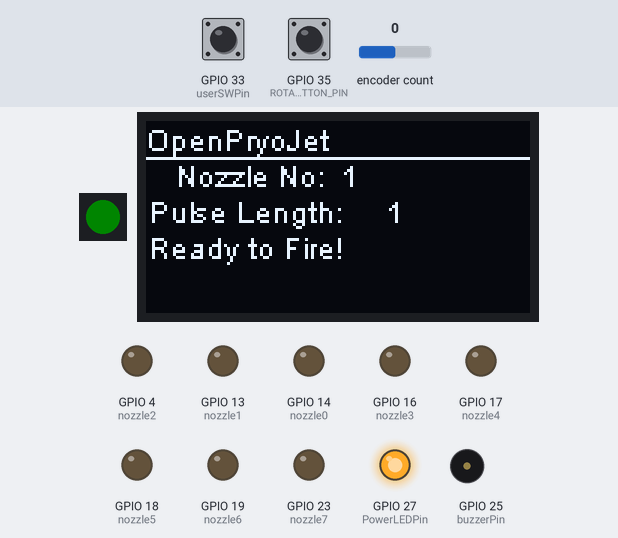
Simulated run of this program. Board: ESP32. Shown: 1 RGB LEDs in strip order, left to right, 128×64 one-colour display, output pins drawn as LEDs (lit = HIGH), buzzer (waves = sounding). Inputs (shaded band) come from the test bench; at power-on: encoder count 0, GPIO 35 (ROTARY_ENCODER_BUTTON_PIN) HIGH, GPIO 33 (userSWPin) LOW. Dim RGB values are drawn brighter than linear; pins used as bus, display or sensor lines are not drawn; what the program prints to the serial monitor is not drawn.

Above: at 2.7 s.
2.8 s: encoder count set to 1
At 4.0 s:
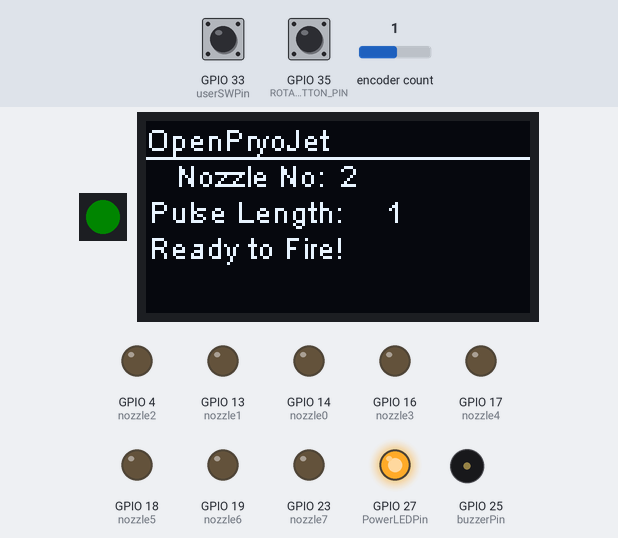
4.6 s: encoder count set to 2
At 4.8 s:
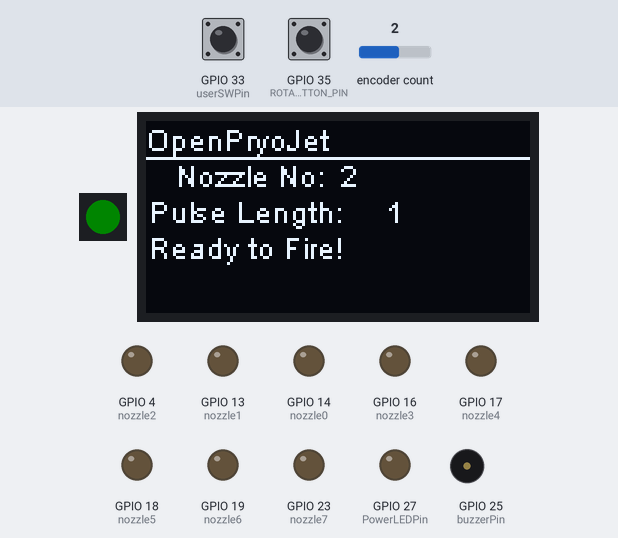
6.4 s: encoder count set to 3
At 7.9 s:
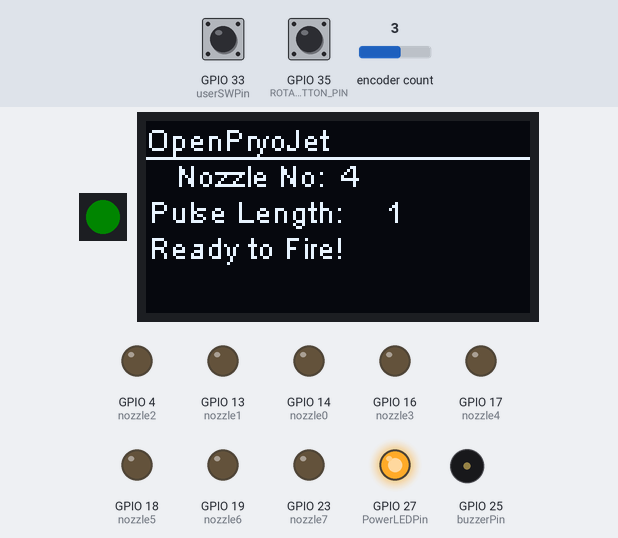
8.2 s: GPIO 35 (ROTARY_ENCODER_BUTTON_PIN) pulsed LOW 5 times (0.12 s each, 0.3 s apart)
At 8.53 s:
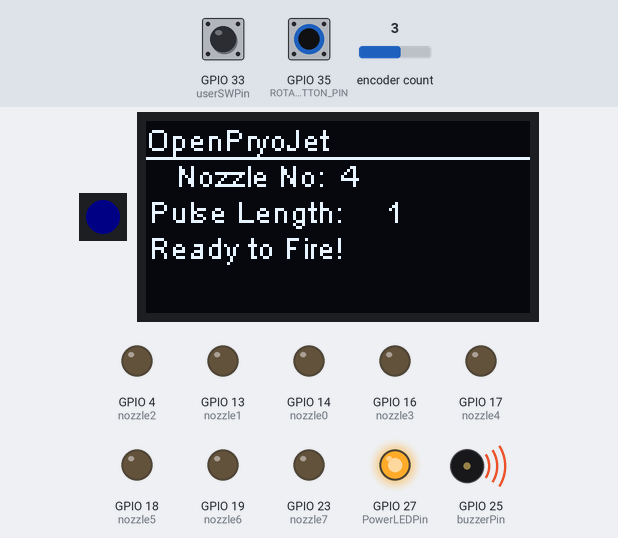
11.2 s: encoder count set to 4
At 11.54 s:
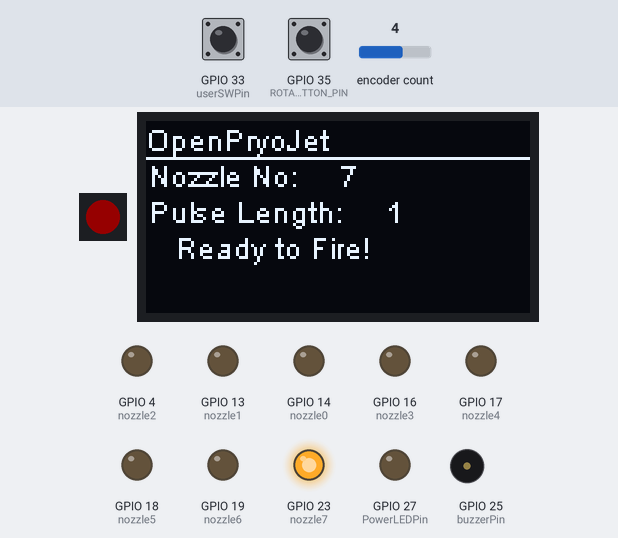
12.8 s: GPIO 35 (ROTARY_ENCODER_BUTTON_PIN) pulsed LOW 5 times (0.12 s each, 0.3 s apart)
At 15.5 s:
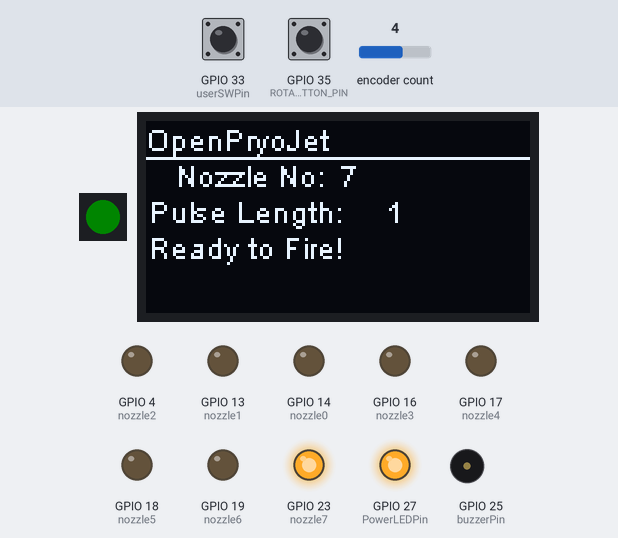
Timing chart, 0 to 17.0 s (numbered marks = the images above; inputs shaded):
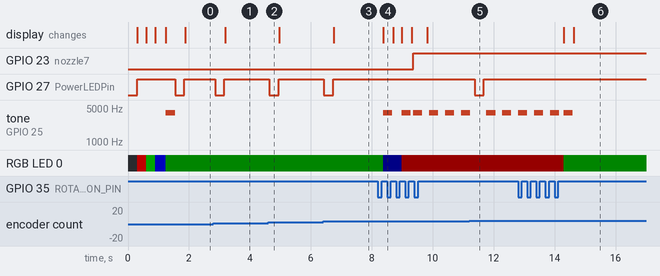

Measured:
- after the input at 2.8 s, GPIO 27 (PowerLEDPin): HIGH → LOW after 0.06 s, → HIGH 0.30 s later; the display: changes after 0.39 s (image 1)
- after the input at 4.6 s, GPIO 27 (PowerLEDPin): HIGH → LOW at once, → HIGH 0.30 s later
- after the input at 6.4 s, GPIO 27 (PowerLEDPin): HIGH → LOW at once, → HIGH 0.30 s later; the display: changes after 0.36 s (image 3)
- after the input at 8.2 s, GPIO 23 (nozzle7): LOW → HIGH after 1.2 s; tone on GPIO 25 (buzzerPin): goes 4000 Hz 0.30 s, silent 0.31 s, 4000 Hz 0.30 s, silent 0.08 s, 3 × (4000 Hz 0.30 s, silent 0.22 s), then 4000 Hz, starting after 0.17 s; RGB LED 0: RGB(0, 8, 0) → RGB(0, 0, 8) after 0.17 s, → RGB(21, 0, 0) 0.61 s later
- after the input at 11.2 s, GPIO 27 (PowerLEDPin): HIGH → LOW after 0.18 s, → HIGH 0.30 s later
- after the input at 12.8 s, RGB LED 0: RGB(21, 0, 0) → RGB(0, 8, 0) after 1.5 s

The program:

main.cpp
```cpp
// (licence header left out)
#include <Arduino.h>
#include <Wire.h>
#include "SSD1306Wire.h"
#include "FastLED.h"
#include "AiEsp32RotaryEncoder.h"
#include "spi.h"
//#include "main.h"

#define OLED_DISPLAY true    // Enable OLED Display
#define OLED_DISPLAY_SSD1306 // OLED Display Type: SSD1306(OLED_DISPLAY_SSD1306) / SH1106(OLED_DISPLAY_SH1106), comment this line out to disable oled
#define numRGBLED 1          // number of RGB LEDs to light up
#define BRIGHTNESS 80        // Control the brightness of RGB led(s)
#define SATURATION 255       // Control the saturation of RGB led(s)
#define LED_TYPE WS2812      // type of RGB LED
#define RGBLEDPin 32         // GPIO that the WS2812 RGB LED is on
#define COLOR_ORDER GRB      // WS2812 data sequence
#define PowerLEDPin 27       // GPIO of the Power LED D1
#define WAIT 300             // delay loop sleep time
#define buzzerPin 25         // Buzzer GPIO pin
#define userSWPin 33         // User switch GPIO pin
#define DAC2 26              // spare GPIO output pin. Could be used for PWM/enable pump motor control.
#define bootPin 0            // Boot switch GPIO pin
#define ROTARY_ENCODER_BUTTON_PIN 35
#define ROTARY_ENCODER_A_PIN 39
#define ROTARY_ENCODER_B_PIN 36
#define ROTARY_ENCODER_STEPS 4    // 1, 2, 4 steps per rotary step bump
#define ROTARY_ENCODER_VCC_PIN -1 // Encoder is NOT connected direct to VCC
#define nozzle0 14
#define nozzle1 13
#define nozzle2 4
#define nozzle3 16
#define nozzle4 17
#define nozzle5 18
#define nozzle6 19
#define nozzle7 23
#define HSPI_CS 5
#define HSPI_MOSI 15
#define HSPI_MISO 2
#define HSPI_SCLK 12
#define powerLEDbrightness 50 // set Green Power LED to 50% brightness
#define vswChan 0             // ADC12 chan 0 is the VSW measurement port

uint8_t nozzles[8] = {14, 13, 4, 16, 17, 18, 19, 23};               // list of nozzle GPIO firing pins
float senseResistors[8] = {.04, .04, .04, .04, .03, .03, .03, .03}; // list of nozzle GPIO firing pins
const uint32_t FREQ = 400000;                                       // i2C clock Frequencies: 100000; 400000; 1700000; 3400000
const uint8_t I2C_SDA_PIN = 21;                                     // ESP32 WROOM32 i2c SDA Pin
const uint8_t I2C_SCL_PIN = 22;                                     // ESP32 WROOM32 i2c SCL Pin
const uint8_t DISPLAY_WIDTH = 128;                                  // OLED display pixel width
const uint8_t DISPLAY_HEIGHT = 64;                                  // OLED display pixel height
bool ledMode = 0;
bool circleValues = false; // circle around rotary encoder or not
// bool circleValues = true;          // circle around rotary encoder or not
uint8_t menuState = 1;                // entry state of the menuState machine
uint8_t nozzleNumber = 1;             // current nozzle number selected
uint8_t pulseLength = 1;              // current pulse length in miliSeconds
static const int spiClk = 12000000;   // Min is 8MHz, Max is 16MHz
float vRef = 5.253;                   // ADC128 Reference Voltage.  This needs to be changed if you modify the PCB design (R15/R14 ratio)
float vADC = vRef / 4096;             // minimal ADC unit
uint8_t LEDwarning = BRIGHTNESS + 50; // RGB LED Warning brightness level

SPIClass *hspi = NULL;

CRGB leds[numRGBLED];

AiEsp32RotaryEncoder rotaryEncoder = AiEsp32RotaryEncoder(ROTARY_ENCODER_A_PIN, ROTARY_ENCODER_B_PIN, ROTARY_ENCODER_BUTTON_PIN, ROTARY_ENCODER_VCC_PIN, ROTARY_ENCODER_STEPS);

#ifdef OLED_DISPLAY_SSD1306
// use a 128x64 pixel screen
SSD1306Wire display(0x3c, I2C_SDA_PIN, I2C_SCL_PIN);
#endif
// Note: move to a 128x128px OLED screen based on the SSD1327 controller

void blinkPowerLED()
{
  // blink the Green Power/User LEDs
  // should change this over to ledc routine, so we can control the brightness
  digitalWrite(PowerLEDPin, LOW);
  delay(WAIT);
  digitalWrite(PowerLEDPin, HIGH);
}

void SoundBuzzer()
{
  //  sound the buzzer with a 4KHz PWM
  ledcWrite(0, 127); // turn on buzzer
  delay(WAIT);
  ledcWrite(0, 0); // turn buzzer off
}

void blinkRGB()
{
  // cycle the WS2812 RGB LEDS to show they are all working ok
  leds[0] = CRGB::Red;
  FastLED.show();
  delay(WAIT);
  leds[0] = CRGB::Green;
  FastLED.show();
  delay(WAIT);
  leds[0] = CRGB::Blue;
  FastLED.show();
  delay(WAIT);
  leds[0] = CRGB::Black;
  FastLED.show();
}

void OLED_Header()
{
  // add a 1 line header to the OLED screen.
  display.clear();
  display.setTextAlignment(TEXT_ALIGN_LEFT);
  display.drawString(0, 0, "OpenPryoJet");
  display.drawLine(0, 12, DISPLAY_WIDTH, 12);
  // display.setTextAlignment(TEXT_ALIGN_RIGHT);
  display.setTextAlignment(TEXT_ALIGN_LEFT);
  display.display();
}

void displayText(int line, char *textline)
{
  // update menu with new data, Line one starts 12 pixels down
  OLED_Header();
  display.drawString(2, line * 12, textline);
  display.display();
}

void rotary_onButtonClick()
{
  static unsigned long lastTimePressed = 0;
  char msg[14];
  int Hue = 0;
  if (millis() - lastTimePressed < 200)
    return;
  lastTimePressed = millis();
  Hue = rotaryEncoder.readEncoder();
  Serial.print("Selected value is ");
  Serial.println(Hue, 1);
  sprintf(msg, "Encoder: %3d", Hue);
  displayText(30, msg);
  // Serial.print(numberSelector.getValue(), 1);
  Serial.println(" ***********************");
}

void rotary_loop()
{
  // dont print anything unless value changed
  if (!rotaryEncoder.encoderChanged())
  {
    Serial.println(rotaryEncoder.readEncoder());
    return;
  }
  Serial.print("Value: ");
  Serial.println(rotaryEncoder.readEncoder());
}

void IRAM_ATTR readEncoderISR()
{
  // Rotary Encoder Interrupt routine
  rotaryEncoder.readEncoder_ISR();
}

float readADC(SPIClass *spi, uint8_t channel)
{
  // reads the ADC128 8 channel ADC IC.  Pass in the channel number to read, and pass out the voltage being read.
  // very inefficient.  Should be using pointers with a buffer.
  uint16_t hiByte = 0;
  uint16_t chan = (channel & 0x7) << 11;
  // uint32_t startTime = micros();
  digitalWrite(HSPI_CS, LOW);     // pull ss/cs low to turn on ADC128 IC and to initiate data transfer
                                  // delayMicroseconds(50);
  hiByte = spi->transfer16(chan); // we send it the channel number shifted into the MSB and get back the 12bit reading
  digitalWrite(HSPI_CS, HIGH);    // pull ss/cs high to signify end of data transfer
  // uint32_t endTime = micros();
  // Serial.print("MicroSeconds to read sensor: "); // need a test here to fix auto resets
  // Serial.println(endTime - startTime);           // controller can lockup and reset here.  Maybe time has cycled back though 0?
  // Serial.println(hiByte);
  return (hiByte * vADC);
}

void buffADC(SPIClass *spi, uint8_t channel, uint16_t firetime, uint16_t buff[], uint8_t bufferSize)
{
  // reads one of the ADC128 8 channel ADC Ports.  Pass in the channel number to read
  uint16_t hiByte = 0;
  uint16_t chan = 0;
  // uint16_t chan = (channel & 0x7) << 11;
  uint32_t startTime = micros();
  uint32_t endTime = startTime + firetime;
  uint32_t currentTime = 0;
  Serial.print("Firetime: ");
  Serial.println(firetime);
  Serial.print("Buffer Size: ");
  Serial.println(bufferSize);
  digitalWrite(HSPI_CS, LOW); // pull ss/cs low to turn on ADC128 IC and to initiate data transfer
  for (uint8_t i = 0; i < bufferSize + 1; i++)
  {
    currentTime = micros();
    if (currentTime < endTime)
    {
      if ((i > 40) & (i < 80))
      {
        digitalWrite(23, HIGH); // pull ss/cs low to turn on ADC128 IC and to initiate data transfer
      }
      else
      {
        digitalWrite(23, LOW); // pull ss/cs low to turn on ADC128 IC and to initiate data transfer
      }
      *(buff + i) = spi->transfer16(chan); // we send it the channel number shifted into the MSB and get back the 12bit reading
    }
    else
    {
      // digitalWrite(HSPI_CS, HIGH);         // pull ss/cs high to signify end of data transfer. only need to do this once though.  Fix the code.
      *(buff + i) = spi->transfer16(chan); // we send it the channel number shifted into the MSB and get back the 12bit reading
    }
  }
  digitalWrite(HSPI_CS, HIGH); // pull ss/cs high to signify end of data transfer. only need to do this once though.  Fix the code.
  // return;
}

void setup()
{
  // put your setup code here, to run once:
  ledcSetup(0, 4000, 8);
  ledcAttachPin(buzzerPin, 0);
  pinMode(bootPin, INPUT);
  pinMode(userSWPin, INPUT);
  pinMode(PowerLEDPin, OUTPUT);
  pinMode(nozzle0, OUTPUT);
  pinMode(nozzle1, OUTPUT);
  pinMode(nozzle2, OUTPUT);
  pinMode(nozzle3, OUTPUT);
  pinMode(nozzle4, OUTPUT);
  pinMode(nozzle5, OUTPUT);
  pinMode(nozzle6, OUTPUT);
  pinMode(nozzle7, OUTPUT);
  digitalWrite(nozzle0, LOW);
  digitalWrite(nozzle1, LOW);
  digitalWrite(nozzle2, LOW);
  digitalWrite(nozzle3, LOW);
  digitalWrite(nozzle4, LOW);
  digitalWrite(nozzle5, LOW);
  digitalWrite(nozzle6, LOW);
  digitalWrite(nozzle7, LOW);
  digitalWrite(PowerLEDPin, HIGH);
  blinkPowerLED();
  Serial.begin(115200);
  Serial.println("");
  Serial.println("/n Serial setup done!");
  Wire.begin(I2C_SDA_PIN, I2C_SCL_PIN, FREQ); //(SDA, SCL): uint8_t slaveAddr, int sda=-1, int scl=-1, uint32_t frequency=0
  FastLED.addLeds<LED_TYPE, RGBLEDPin, COLOR_ORDER>(leds, numRGBLED).setCorrection(TypicalLEDStrip);
  FastLED.setBrightness(BRIGHTNESS);
  blinkRGB();
#if OLED_DISPLAY
  display.init();
  display.flipScreenVertically(); // setup depends on how the PCB is mounted
  display.setContrast(255);
  display.setFont(ArialMT_Plain_10);
  display.setColor(WHITE);
  display.setTextAlignment(TEXT_ALIGN_LEFT);
  display.drawLine(0, 12, DISPLAY_WIDTH, 12);
  display.display();
#endif
  OLED_Header();
  rotaryEncoder.begin();
  rotaryEncoder.setup(readEncoderISR);
  rotaryEncoder.setBoundaries(0, 255, circleValues); // minValue, maxValue, circleValues true|false (when max go to min and vice versa)
  rotaryEncoder.setEncoderValue(1);                  // set the starting number
  rotaryEncoder.setAcceleration(150);                // Acceleration 2-255; 0 or 1 disables Accel.
  // set RGB LED to State 1
  leds[0] = CHSV(96, 255, BRIGHTNESS); // set to Green
  FastLED.show();
  // setup for SPI ADC IC
  hspi = new SPIClass(HSPI);
  pinMode(HSPI_CS, OUTPUT);                              // HSPI SS
  digitalWrite(HSPI_CS, HIGH);                           // pull ss/cs high to disable ADC128 IC
  hspi->begin(HSPI_SCLK, HSPI_MISO, HSPI_MOSI, HSPI_CS); // SCLK, MISO, MOSI, SS/CS
  // sound buzzer, to test and let people know setup has finished
  SoundBuzzer();
  Serial.println("end of setup!");
}

void loop()
{
  // put your main code here, to run repeatedly:
  // blinkRGB();
  float vsw = 0.0;
  float vsw1 = 0.0;
  uint8_t chnl = 0;
  uint8_t charPosition = 5;
  uint8_t reValue = 0;
  uint16_t minVolts = 8000;
  uint16_t maxVolts = 0;
  bool reButtonPress = false;          // stores state of Rotary Encoder button press
  uint8_t previousNozzleNumber = 63;   // stores previous value
  uint8_t previousPulseLength = 63;    // stores previous value
  uint8_t previousCalibrationMode = 0; // stores previous value
  if (LEDwarning > 255)
  {
    LEDwarning = 255;
  }
  if ((menuState == 3) && (digitalRead(userSWPin) == LOW))
  {
    // change this to use a buffer and pointers to read ADC128 IC
    // fire current nozzle for set number of mSec
    readADC(hspi, vswChan); // voltage divider ratio( R11/R9+R11).  change channel to read VSW voltage
    // delayMicroseconds(40); // is this delay still needed?? Yes it is, as it's the time for the mosfet to turn on
    vsw = readADC(hspi, vswChan); // voltage divider ratio( R11/R9+R11)
    if (nozzleNumber > 7)
    {
      nozzleNumber = 7;
    }
    // Nozzles 0-3 have 0.04 ohms resistors, Nozzles 4-7 have 0.03 ohm resistors
    chnl = 7; // hard fix the nozzle channel for testing purposes
    // chnl = nozzleNumber;
    uint16_t fireTime = pulseLength * 1000;
    uint8_t buffSize = 240; // data collection lasts for 25uSec per data point + 10% extra, which should be zeros
    // uint8_t buffSize = (fireTime + 25) / 25; // data collection lasts for 25uSec per data point + 10% extra, which should be zeros
    uint16_t buff[buffSize] = {0};
    Serial.print("Loop Buffer Size: ");
    Serial.println(buffSize);
    nozzleNumber = chnl;
    readADC(hspi, chnl); // change to read current nozzle
    // digitalWrite(nozzles[nozzleNumber], 1);
    uint32_t startTime = micros();
    buffADC(hspi, chnl, fireTime, buff, buffSize);
    uint32_t endTime = micros();
    // digitalWrite(nozzles[nozzleNumber], 0);
    if (startTime < endTime)
    {
      Serial.print("MicroSeconds to read sensor: ");
      Serial.println(endTime - startTime);
    }
    else
    {
      Serial.println("none");
    }
    SoundBuzzer();
    Serial.print("Bus voltage is: ");
    Serial.print(vsw * 11);
    Serial.println("V");
    Serial.print("Just Fired Nozzle: ");
    Serial.print(nozzleNumber);
    Serial.print(" [");
    Serial.print(nozzles[nozzleNumber]);
    Serial.print("] for: ");
    Serial.print(pulseLength);
    Serial.println(" mSec!");
    // go and display the recoded nozzle current values
    for (uint8_t i = 0; i < buffSize; i++)
    {
      Serial.println(buff[i] * vADC * 11); // divide by 1.5 for 0.03 ohm resistor; divide by 2 for 0.04 ohm resistor; time by 11 for VSW
      if (buff[i]<minVolts & buff[i]> 0)
      {
        minVolts = buff[i];
      }
      if (buff[i] > maxVolts)
      {
        maxVolts = buff[i];
      }
    }
    Serial.print("Max Sense Resistor Voltage: ");
    Serial.print(maxVolts * vADC);
    Serial.print("V and therefore max Current was: ");
    Serial.print(maxVolts * vADC / 1.5); // need to change to nozzle sense resistor array to calculate better
    Serial.print("A, min load resistance was: ");
    Serial.print((vsw * 11) / (maxVolts * vADC / 1.5));
    Serial.println(" Ohms");
    Serial.print("Min Sense Resistor Voltage: ");
    Serial.print(minVolts * vADC);
    Serial.print("V and therefore min Current was: ");
    Serial.print(minVolts * vADC / 1.5); // need to change to nozzle sense resistor array to calculate better
    Serial.print("A, max load resistance was: ");
    Serial.print((vsw * 11) / (minVolts * vADC / 1.5));
    Serial.println(" Ohms");
  }

  if (rotaryEncoder.encoderChanged())
  {
    // activate rotary encoder if its changed
    blinkPowerLED();
    //reValue = rotaryEncoder.readEncoder();
    Serial.print("New RE Value: ");
    Serial.println(reValue);
    switch (menuState)
    {
    // update current menu value with new RE value
    case 1:
      // update Nozzle number 0-7
      if (reButtonPress)
      {
        rotaryEncoder.setEncoderValue(previousNozzleNumber);
        reButtonPress = false;
      }
      nozzleNumber = rotaryEncoder.readEncoder();;
      if (nozzleNumber > 7)
      {
        nozzleNumber = 7;
        rotaryEncoder.setEncoderValue(7);
      }
      else if (nozzleNumber < 0)
      {
        nozzleNumber = 0;
        rotaryEncoder.setEncoderValue(0);
      }
      break;
    case 2:
      // update pulse Length value
      if (reButtonPress)
      {
        rotaryEncoder.setEncoderValue(previousPulseLength);
        reButtonPress = false;
      }
      //pulseLength = reValue;
      pulseLength = rotaryEncoder.readEncoder();;
      if (pulseLength > 20)
      {
        pulseLength = 20;
        rotaryEncoder.setEncoderValue(20);
      }
      else if (pulseLength < 1)
      {
        pulseLength = 1;
        rotaryEncoder.setEncoderValue(1);
      }
      break;
    case 3:
      // now set to fire current nozzle mode. Wait for User button press!
      break;
    }
  }
  if (rotaryEncoder.isEncoderButtonClicked())
  {
    Serial.println("RE switch pressed");
    // cycle around three menu states: 1) Nozzle #; 2) pulse length; 3) fire nozzle
    switch (menuState)
    {
    case 1:
      menuState = 2;
      leds[0] = CHSV(160, 255, BRIGHTNESS); // set to Blue
      FastLED.show();
      previousNozzleNumber = nozzleNumber;
      reButtonPress = true; // stores state of Rotary Encoder button press
      break;
    case 2:
      menuState = 3;
      leds[0] = CHSV(0, 255, LEDwarning); // set to RED
      FastLED.show();
      previousPulseLength = pulseLength;
      reButtonPress = true; // stores state of Rotary Encoder button press
      break;
    case 3:
      menuState = 1;
      leds[0] = CHSV(96, 255, BRIGHTNESS); // set to Green
      FastLED.show();
      reButtonPress = true; // stores state of Rotary Encoder button press
      break;
    }
    SoundBuzzer();
  }
  // update display to show new state and values
  OLED_Header();
  switch (menuState)
  {
  case 1:
    display.drawString(10, 1 * 12, "Nozzle No: ");
    display.drawString(13 * charPosition, 1 * 12, String(nozzleNumber));
    display.drawString(1, 2 * 12, "Pulse Length: ");
    display.drawString(16 * charPosition, 2 * 12, String(pulseLength));
    display.drawString(1, 3 * 12, "Ready to Fire!");

    break;
  case 2:
    display.drawString(1, 1 * 12, "Nozzle No: ");
    display.drawString(13 * charPosition, 1 * 12, String(nozzleNumber));
    display.drawString(10, 2 * 12, "Pulse Length: ");
    display.drawString(16 * charPosition, 2 * 12, String(pulseLength));
    display.drawString(1, 3 * 12, "Ready to Fire!");
    break;
  case 3:
    display.drawString(1, 1 * 12, "Nozzle No: ");
    display.drawString(13 * charPosition, 1 * 12, String(nozzleNumber));
    display.drawString(1, 2 * 12, "Pulse Length: ");
    display.drawString(16 * charPosition, 2 * 12, String(pulseLength));
    display.drawString(10, 3 * 12, "Ready to Fire!");
    break;
  default:
    display.drawString(0, 55, "Menu Error!");
    break;
  }
  display.display();
  delay(50);
}
```
